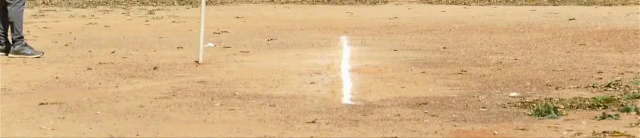
#> input picture frame 15 of video/choped.mp4, 640 x 138 px
$ python sample.py
#> lines starting #> are read from the running program, lines starting #| are printed output that depends on the picture; after the words box and inside, x2 and y2 are one past the last pixel; in counts of white or black regions, pixels touching at a corner belong together
import cv2
import numpy as np
import matplotlib.pyplot as plt

from os import listdir
from os.path import isfile, join
from PIL import Image
import cv2

ext = '.png'
destination0 = 'Pitch_Mask/video/image/'
destination1 = 'Pitch_Mask/video/image_mask/'
cap = cv2.VideoCapture('D:/Git-Project/Pitch_Mask/video/choped.mp4')
i = 0
while (cap.isOpened()):
    ret, frame = cap.read()
#> frame is the input picture: shape (138, 640, 3); mean B, G, R 130.4, 176, 211
    if ret == False:
        break
    i = str(i)
    cv2.imshow('Output', frame)
    gray_image = cv2.cvtColor(frame, cv2.COLOR_BGR2GRAY)
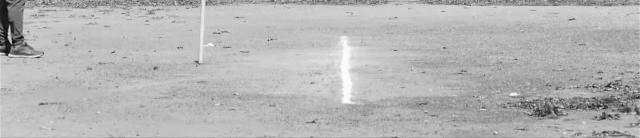
#> gray_image: shape (138, 640); min 5, max 254, mean 181.2
    cv2.imshow('Gray_scale', gray_image)
    (thresh, binary) = cv2.threshold(gray_image, 150, 225, cv2.THRESH_BINARY)
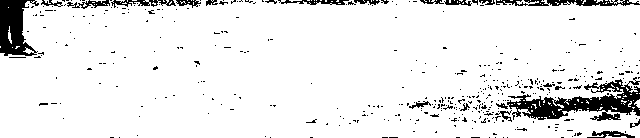
#> binary: shape (138, 640); values 0 (black) and 225 (white), 91.9% white; 416 black regions (394 under 20 px), largest, box (x1, y1, x2, y2) and area: (507, 77, 640, 121) 2390, (0, 0, 39, 56) 1359, (496, 0, 640, 6) 541
    #print(destination0+i+ext)
    cv2.imwrite(destination0+i+ext, binary)
    mask = cv2.imread(destination0+i+ext, 0)
    mask = cv2.threshold(mask, 0, 255, cv2.THRESH_BINARY + cv2.THRESH_OTSU)[1]
    frame[mask == 255] = (255, 255, 255)##change mask
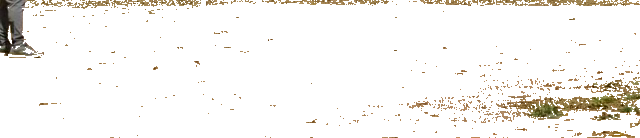
#> frame: shape (138, 640, 3); mean B, G, R 240.4, 243.7, 245.7
    cv2.imwrite(destination1+i+ext, frame)
    cv2.imshow('Output',frame)
    i = int(i)
    i += 1


cap.release()
cv2.destroyAllWindows()

$ run again, starting later in the video
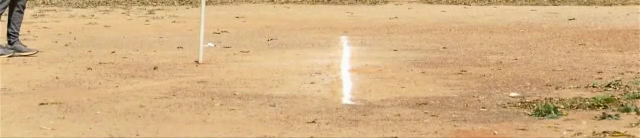
#> input picture frame 69 of video/choped.mp4, 640 x 138 px
#> frame is the input picture: shape (138, 640, 3); mean B, G, R 130.8, 176.4, 211.6
#> `(thresh, binary) = cv2.threshold(gray_image, 150, 225, cv2.THRESH_BINA..`:
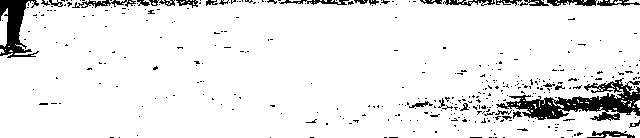
#> binary: shape (138, 640); values 0 (black) and 225 (white), 92.3% white; 377 black regions (346 under 20 px), largest, box (x1, y1, x2, y2) and area: (496, 78, 640, 121) 2413, (0, 0, 39, 58) 1083, (72, 0, 136, 8) 223
#> `frame[mask == 255] = (255, 255, 255)##change mask`:
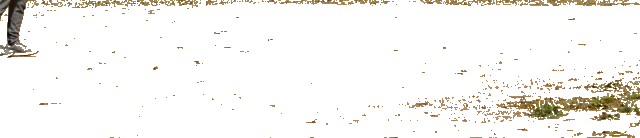
#> frame: shape (138, 640, 3); mean B, G, R 241.2, 244.5, 246.4

$ run again, starting later in the video
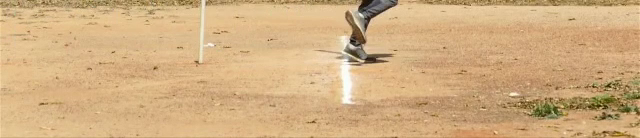
#> input picture frame 123 of video/choped.mp4, 640 x 138 px
#> frame is the input picture: shape (138, 640, 3); mean B, G, R 128.9, 174.5, 209.7
#> `(thresh, binary) = cv2.threshold(gray_image, 150, 225, cv2.THRESH_BINA..`:
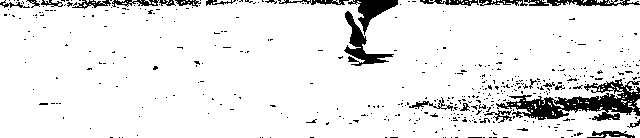
#> binary: shape (138, 640); values 0 (black) and 225 (white), 91.4% white; 452 black regions (424 under 20 px), largest, box (x1, y1, x2, y2) and area: (496, 79, 640, 121) 2464, (344, 11, 394, 66) 786, (348, 0, 398, 35) 642
#> `frame[mask == 255] = (255, 255, 255)##change mask`:
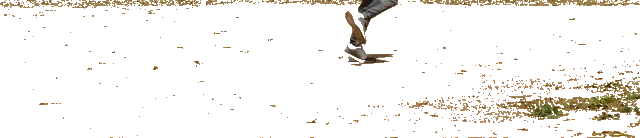
#> frame: shape (138, 640, 3); mean B, G, R 239.5, 243.1, 245.4
